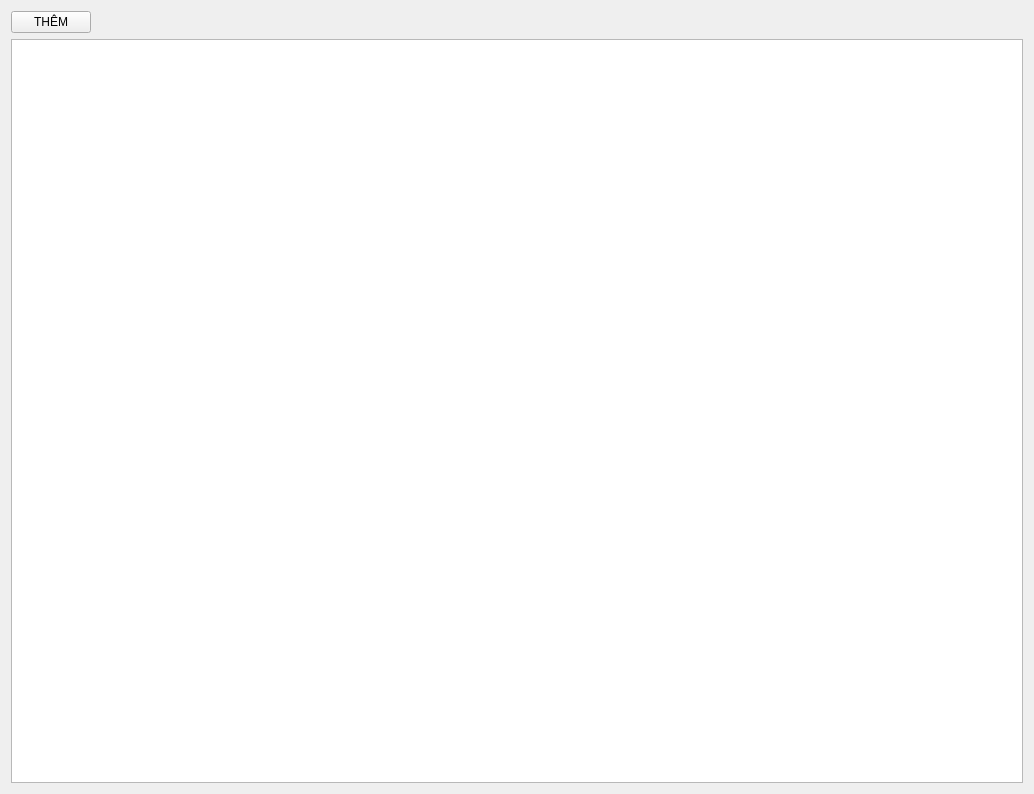
<?xml version="1.0" encoding="UTF-8"?>
<ui version="4.0">
 <class>DefectListWidget</class>
 <widget class="QWidget" name="DefectListWidget">
  <property name="geometry">
   <rect>
    <x>0</x>
    <y>0</y>
    <width>1034</width>
    <height>794</height>
   </rect>
  </property>
  <property name="windowTitle">
   <string>DEFECTS LIST</string>
  </property>
  <layout class="QGridLayout" name="gridLayout">
   <item row="0" column="0">
    <widget class="QPushButton" name="defectaddopenButton">
     <property name="sizePolicy">
      <sizepolicy hsizetype="Fixed" vsizetype="Fixed">
       <horstretch>0</horstretch>
       <verstretch>0</verstretch>
      </sizepolicy>
     </property>
     <property name="text">
      <string>THÊM</string>
     </property>
    </widget>
   </item>
   <item row="1" column="0">
    <widget class="QTableView" name="tableView"/>
   </item>
  </layout>
 </widget>
 <resources/>
 <connections/>
</ui>
